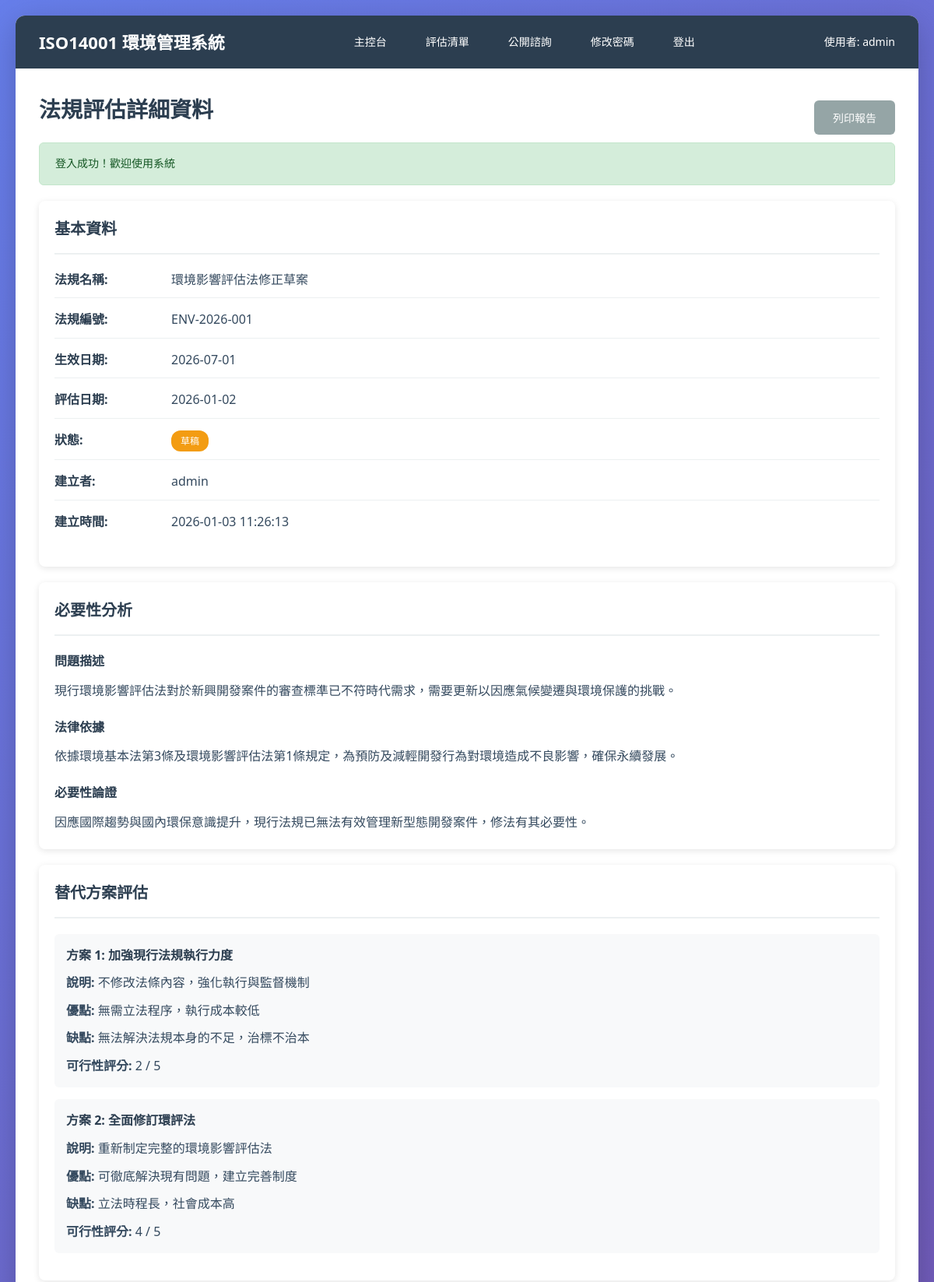
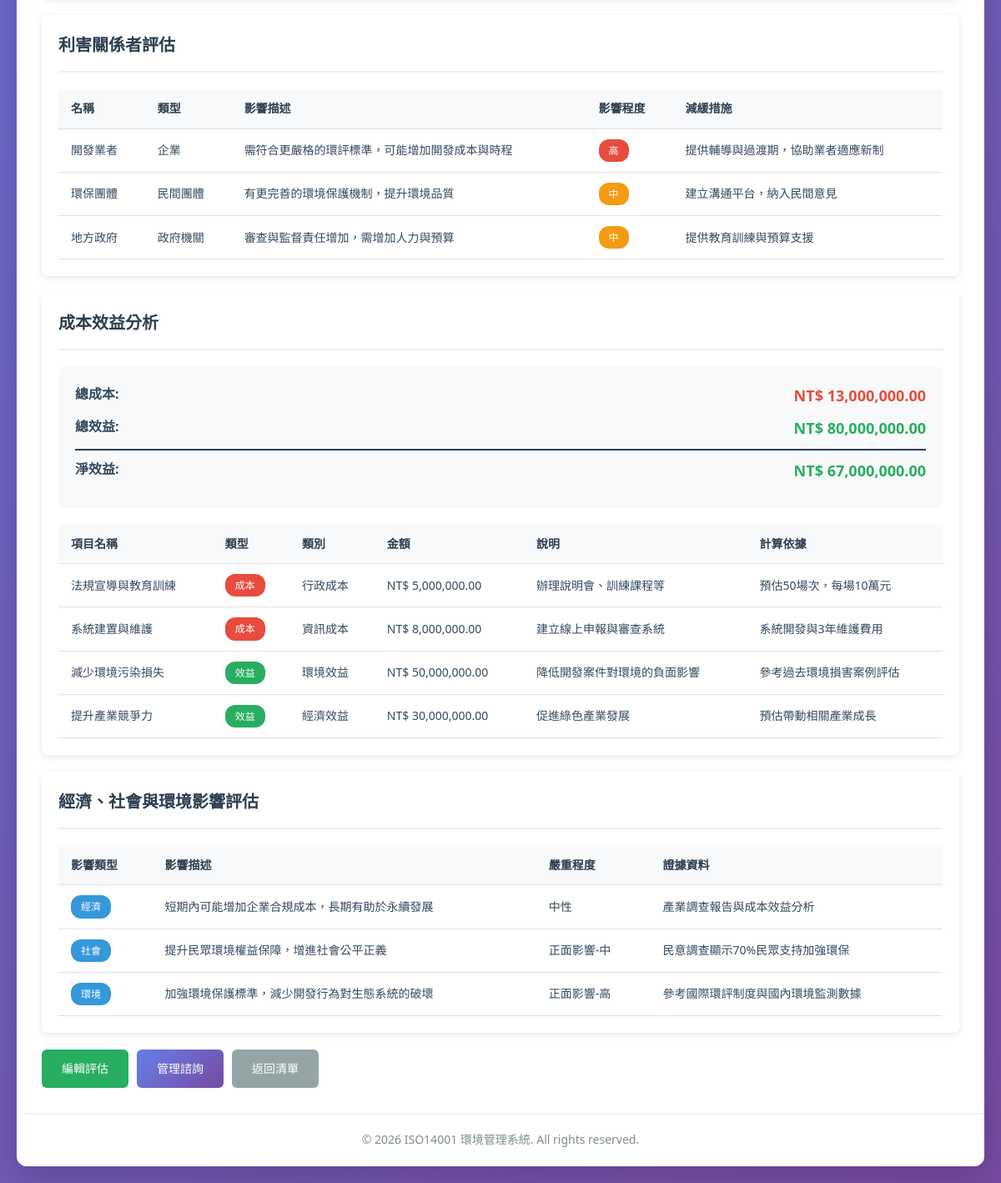
Screenshot of /assessment_detail.php?id=1 (signed in) with the database file from the repository (2 pictures, top to bottom).
### tables this page shows
CREATE TABLE regulation_assessments (
    id INT PRIMARY KEY AUTO_INCREMENT,
    regulation_name VARCHAR(200) NOT NULL,
    regulation_number VARCHAR(100),
    effective_date DATE,
    assessment_date DATE NOT NULL,
    status ENUM('draft', 'in_review', 'completed') DEFAULT 'draft',
    created_by INT,
    created_at TIMESTAMP DEFAULT CURRENT_TIMESTAMP,
    updated_at TIMESTAMP DEFAULT CURRENT_TIMESTAMP ON UPDATE CURRENT_TIMESTAMP,
    FOREIGN KEY (created_by) REFERENCES users(id) ON DELETE SET NULL,
    INDEX idx_status (status),
    INDEX idx_created_by (created_by),
    INDEX idx_created_at (created_at)
);

CREATE TABLE users (
    id INT PRIMARY KEY AUTO_INCREMENT,
    username VARCHAR(50) UNIQUE NOT NULL,
    password VARCHAR(255) NOT NULL,
    created_at TIMESTAMP DEFAULT CURRENT_TIMESTAMP,
    last_login TIMESTAMP NULL,
    INDEX idx_username (username)
);

CREATE TABLE necessity_analysis (
    id INT PRIMARY KEY AUTO_INCREMENT,
    assessment_id INT NOT NULL,
    problem_description TEXT,
    legal_basis TEXT,
    necessity_justification TEXT,
    FOREIGN KEY (assessment_id) REFERENCES regulation_assessments(id) ON DELETE CASCADE,
    INDEX idx_assessment_id (assessment_id)
);

CREATE TABLE alternatives (
    id INT PRIMARY KEY AUTO_INCREMENT,
    assessment_id INT NOT NULL,
    alternative_name VARCHAR(200),
    description TEXT,
    advantages TEXT,
    disadvantages TEXT,
    feasibility_score INT CHECK (feasibility_score BETWEEN 1 AND 5),
    FOREIGN KEY (assessment_id) REFERENCES regulation_assessments(id) ON DELETE CASCADE,
    INDEX idx_assessment_id (assessment_id)
);

CREATE TABLE stakeholder_assessment (
    id INT PRIMARY KEY AUTO_INCREMENT,
    assessment_id INT NOT NULL,
    stakeholder_name VARCHAR(200),
    stakeholder_type VARCHAR(100),
    impact_description TEXT,
    impact_level ENUM('high', 'medium', 'low'),
    mitigation_measures TEXT,
    FOREIGN KEY (assessment_id) REFERENCES regulation_assessments(id) ON DELETE CASCADE,
    INDEX idx_assessment_id (assessment_id),
    INDEX idx_impact_level (impact_level)
);

CREATE TABLE cost_benefit_analysis (
    id INT PRIMARY KEY AUTO_INCREMENT,
    assessment_id INT NOT NULL,
    item_name VARCHAR(200),
    item_type ENUM('cost', 'benefit'),
    category VARCHAR(100),
    amount DECIMAL(15,2),
    description TEXT,
    calculation_basis TEXT,
    FOREIGN KEY (assessment_id) REFERENCES regulation_assessments(id) ON DELETE CASCADE,
    INDEX idx_assessment_id (assessment_id),
    INDEX idx_item_type (item_type)
);

CREATE TABLE impact_evaluation (
    id INT PRIMARY KEY AUTO_INCREMENT,
    assessment_id INT NOT NULL,
    impact_type ENUM('economic', 'social', 'environmental'),
    impact_description TEXT,
    severity_level ENUM('positive_high', 'positive_medium', 'positive_low', 'neutral', 'negative_low', 'negative_medium', 'negative_high'),
    evidence TEXT,
    FOREIGN KEY (assessment_id) REFERENCES regulation_assessments(id) ON DELETE CASCADE,
    INDEX idx_assessment_id (assessment_id),
    INDEX idx_impact_type (impact_type)
);

### assessment_detail.php (the view, shortened to what the rows shown need)
<?php
require_once 'config.php';
$assessment_id = (int)$_GET['id'];
$stmt = $conn->prepare("SELECT ra.*, u.username FROM regulation_assessments ra LEFT JOIN users u ON ra.created_by = u.id WHERE ra.id = ?");
$stmt->bind_param("i", $assessment_id);
$stmt->execute();
$result = $stmt->get_result();
$assessment = $result->fetch_assoc();
$necessity = $conn->query("SELECT * FROM necessity_analysis WHERE assessment_id = $assessment_id")->fetch_assoc();
$alternatives = $conn->query("SELECT * FROM alternatives WHERE assessment_id = $assessment_id ORDER BY id");
$stakeholders = $conn->query("SELECT * FROM stakeholder_assessment WHERE assessment_id = $assessment_id ORDER BY id");
$cost_benefits = $conn->query("SELECT * FROM cost_benefit_analysis WHERE assessment_id = $assessment_id ORDER BY item_type, id");
$impacts = $conn->query("SELECT * FROM impact_evaluation WHERE assessment_id = $assessment_id ORDER BY impact_type, id");
?>
<!DOCTYPE html>
<html lang="zh-TW">
<head>
    <link rel="stylesheet" href="style.css">
</head>
<body>
    <div class="container">
        <nav class="navbar">
            <h1><?php echo SITE_NAME; ?></h1>
        </nav>
        <div class="content">
            <div style="display: flex; justify-content: space-between; align-items: center;">
                <h2>法規評估詳細資料</h2>
            </div>
            <div class="card">
                <div class="card-body">
                    <div class="info-row">
                        <div class="info-label">法規名稱:</div>
                        <div class="info-value"><?php echo htmlspecialchars($assessment['regulation_name']); ?></div>
                    </div>
                    <div class="info-row">
                        <div class="info-label">法規編號:</div>
                        <div class="info-value"><?php echo htmlspecialchars($assessment['regulation_number'] ?: '-'); ?></div>
                    </div>
                    <div class="info-row">
                        <div class="info-label">生效日期:</div>
                        <div class="info-value"><?php echo format_date($assessment['effective_date']); ?></div>
                    </div>
                    <div class="info-row">
                        <div class="info-label">評估日期:</div>
                        <div class="info-value"><?php echo format_date($assessment['assessment_date']); ?></div>
                    </div>
                    <div class="info-row">
                        <div class="info-value">
                            <span class="badge badge-<?php echo $assessment['status'] === 'draft' ? 'draft' : ($assessment['status'] === 'in_review' ? 'review' : 'completed'); ?>">
                                <?php echo translate_status($assessment['status']); ?>
                            </span>
                        </div>
                    </div>
                    <div class="info-row">
                        <div class="info-label">建立者:</div>
                        <div class="info-value"><?php echo htmlspecialchars($assessment['username'] ?: '-'); ?></div>
                    </div>
                    <div class="info-row" style="border: none;">
                        <div class="info-label">建立時間:</div>
                        <div class="info-value"><?php echo format_datetime($assessment['created_at']); ?></div>
                    </div>
                </div>
            </div>
            <?php if ($necessity): ?>
            <div class="card">
                <div class="card-body">
                    <?php if (!empty($necessity['problem_description'])): ?>
                    <div style="margin-bottom: 20px;">
                        <h4 style="color: #2c3e50; margin-bottom: 10px;">問題描述</h4>
                        <p style="line-height: 1.8; color: #34495e;"><?php echo nl2br(htmlspecialchars($necessity['problem_description'])); ?></p>
                    </div>
                    <?php endif; ?>
                    <?php if (!empty($necessity['legal_basis'])): ?>
                    <div style="margin-bottom: 20px;">
                        <h4 style="color: #2c3e50; margin-bottom: 10px;">法律依據</h4>
                        <p style="line-height: 1.8; color: #34495e;"><?php echo nl2br(htmlspecialchars($necessity['legal_basis'])); ?></p>
                    </div>
                    <?php endif; ?>
                    <?php if (!empty($necessity['necessity_justification'])): ?>
                    <div>
                        <h4 style="color: #2c3e50; margin-bottom: 10px;">必要性論證</h4>
                        <p style="line-height: 1.8; color: #34495e;"><?php echo nl2br(htmlspecialchars($necessity['necessity_justification'])); ?></p>
                    </div>
                    <?php endif; ?>
                </div>
            </div>
            <?php endif; ?>
            <?php if ($alternatives->num_rows > 0): ?>
            <div class="card">
                <div class="card-body">
                    <?php $alt_num = 1; while ($alt = $alternatives->fetch_assoc()): ?>
                    <div style="background: #f8f9fa; padding: 15px; border-radius: 6px; margin-bottom: 15px;">
                        <h4 style="color: #2c3e50; margin-bottom: 10px;">方案 <?php echo $alt_num++; ?>: <?php echo htmlspecialchars($alt['alternative_name']); ?></h4>
                        <?php if (!empty($alt['description'])): ?>
                        <p style="margin-bottom: 10px;"><strong>說明:</strong> <?php echo nl2br(htmlspecialchars($alt['description'])); ?></p>
                        <?php endif; ?>
                        <?php if (!empty($alt['advantages'])): ?>
                        <p style="margin-bottom: 10px;"><strong>優點:</strong> <?php echo nl2br(htmlspecialchars($alt['advantages'])); ?></p>
                        <?php endif; ?>
                        <?php if (!empty($alt['disadvantages'])): ?>
                        <p style="margin-bottom: 10px;"><strong>缺點:</strong> <?php echo nl2br(htmlspecialchars($alt['disadvantages'])); ?></p>
                        <?php endif; ?>
                        <p><strong>可行性評分:</strong> <?php echo $alt['feasibility_score']; ?> / 5</p>
                    </div>
                    <?php endwhile; ?>
                </div>
            </div>
            <?php endif; ?>
            <?php if ($stakeholders->num_rows > 0): ?>
            <div class="card">
                <div class="card-body">
                    <div class="table-container">
                        <table>
                            <thead>
                                <tr>
                                    <th>名稱</th>
                                    <th>類型</th>
                                    <th>影響描述</th>
                                    <th>影響程度</th>
                                    <th>減緩措施</th>
                                </tr>
                            </thead>
                            <tbody>
                                <?php while ($sh = $stakeholders->fetch_assoc()): ?>
                                <tr>
                                    <td><?php echo htmlspecialchars($sh['stakeholder_name']); ?></td>
                                    <td><?php echo htmlspecialchars($sh['stakeholder_type']); ?></td>
                                    <td><?php echo htmlspecialchars($sh['impact_description']); ?></td>
                                    <td>
                                        <span class="badge badge-<?php echo $sh['impact_level']; ?>">
                                            <?php echo translate_impact_level($sh['impact_level']); ?>
                                        </span>
                                    </td>
                                    <td><?php echo htmlspecialchars($sh['mitigation_measures']); ?></td>
                                </tr>
                                <?php endwhile; ?>
                            </tbody>
                        </table>
                    </div>
                </div>
            </div>
            <?php endif; ?>
            <?php if ($cost_benefits->num_rows > 0): ?>
            <div class="card">
                <div class="card-body">
                    <div class="table-container">
                        <table>
                            <thead>
                                <tr>
                                    <th>項目名稱</th>
                                    <th>類型</th>
                                    <th>類別</th>
                                    <th>金額</th>
                                    <th>說明</th>
                                    <th>計算依據</th>
                                </tr>
                            </thead>
                            <tbody>
                                <?php
                                $cost_benefits->data_seek(0);
                                while ($cb = $cost_benefits->fetch_assoc()):
                                ?>
                                <tr>
                                    <td><?php echo htmlspecialchars($cb['item_name']); ?></td>
                                    <td>
                                        <span class="badge" style="background: <?php echo $cb['item_type'] === 'cost' ? '#e74c3c' : '#27ae60'; ?>; color: white;">
                                            <?php echo $cb['item_type'] === 'cost' ? '成本' : '效益'; ?>
                                        </span>
                                    </td>
                                    <td><?php echo htmlspecialchars($cb['category']); ?></td>
                                    <td>NT$ <?php echo number_format($cb['amount'], 2); ?></td>
                                    <td><?php echo htmlspecialchars($cb['description']); ?></td>
                                    <td><?php echo htmlspecialchars($cb['calculation_basis']); ?></td>
                                </tr>
                                <?php endwhile; ?>
                            </tbody>
                        </table>
                    </div>
                </div>
            </div>
            <?php endif; ?>
            <?php if ($impacts->num_rows > 0): ?>
            <div class="card">
                <div class="card-body">
                    <div class="table-container">
                        <table>
                            <thead>
                                <tr>
                                    <th>影響類型</th>
                                    <th>影響描述</th>
                                    <th>嚴重程度</th>
                                    <th>證據資料</th>
                                </tr>
                            </thead>
                            <tbody>
                                <?php while ($imp = $impacts->fetch_assoc()): ?>
                                <tr>
                                    <td>
                                        <span class="badge" style="background: #3498db; color: white;">
                                            <?php echo translate_impact_type($imp['impact_type']); ?>
                                        </span>
                                    </td>
                                    <td><?php echo htmlspecialchars($imp['impact_description']); ?></td>
                                    <td><?php echo translate_severity($imp['severity_level']); ?></td>
                                    <td><?php echo htmlspecialchars($imp['evidence']); ?></td>
                                </tr>
                                <?php endwhile; ?>
                            </tbody>
                        </table>
                    </div>
                </div>
            </div>
            <?php endif; ?>
        </div>
    </div>
</body>
</html>

### rows the page displays
regulation_assessments: regulation_name "環境影響評估法修正草案", regulation_number "ENV-2026-001", effective_date "2026-07-01", assessment_date "2026-01-02", created_by.username "admin", created_at "2026-01-03 11:26:13"
necessity_analysis: problem_description "現行環境影響評估法對於新興開發案件的審查標準已不符時代需求，需要更新以因應氣候變遷與環境保護的挑戰。", legal_basis "依據環境基本法第3條及環境影響評估法第1條規定，為預防及減輕開發行為對環境造成不良影響，確保永續發展。", necessity_justification "因應國際趨勢與國內環保意識提升，現行法規已無法有效管理新型態開發案件，修法有其必要性。"
alternatives: alternative_name "加強現行法規執行力度", description "不修改法條內容，強化執行與監督機制", advantages "無需立法程序，執行成本較低", disadvantages "無法解決法規本身的不足，治標不治本", feasibility_score "2"
alternatives: alternative_name "全面修訂環評法", description "重新制定完整的環境影響評估法", advantages "可徹底解決現有問題，建立完善制度", disadvantages "立法時程長，社會成本高", feasibility_score "4"
stakeholder_assessment: stakeholder_name "開發業者", stakeholder_type "企業", impact_description "需符合更嚴格的環評標準，可能增加開發成本與時程", mitigation_measures "提供輔導與過渡期，協助業者適應新制"
stakeholder_assessment: stakeholder_name "環保團體", stakeholder_type "民間團體", impact_description "有更完善的環境保護機制，提升環境品質", mitigation_measures "建立溝通平台，納入民間意見"
stakeholder_assessment: stakeholder_name "地方政府", stakeholder_type "政府機關", impact_description "審查與監督責任增加，需增加人力與預算", mitigation_measures "提供教育訓練與預算支援"
cost_benefit_analysis: item_name "法規宣導與教育訓練", item_type "成本", category "行政成本", amount "5,000,000.00", description "辦理說明會、訓練課程等", calculation_basis "預估50場次，每場10萬元"
cost_benefit_analysis: item_name "系統建置與維護", item_type "成本", category "資訊成本", amount "8,000,000.00", description "建立線上申報與審查系統", calculation_basis "系統開發與3年維護費用"
cost_benefit_analysis: item_name "減少環境污染損失", item_type "效益", category "環境效益", amount "50,000,000.00", description "降低開發案件對環境的負面影響", calculation_basis "參考過去環境損害案例評估"
cost_benefit_analysis: item_name "提升產業競爭力", item_type "效益", category "經濟效益", amount "30,000,000.00", description "促進綠色產業發展", calculation_basis "預估帶動相關產業成長"
impact_evaluation: impact_description "短期內可能增加企業合規成本，長期有助於永續發展", evidence "產業調查報告與成本效益分析"
impact_evaluation: impact_description "提升民眾環境權益保障，增進社會公平正義", evidence "民意調查顯示70%民眾支持加強環保"
impact_evaluation: impact_description "加強環境保護標準，減少開發行為對生態系統的破壞", evidence "參考國際環評制度與國內環境監測數據"

### other values shown
SITE_NAME "ISO14001 環境管理系統"
$_SESSION['username'] "admin"
$_SESSION['success_message'] "登入成功！歡迎使用系統"
$cost_total "13,000,000.00"
$benefit_total "80,000,000.00"
$net_benefit "67,000,000.00"
